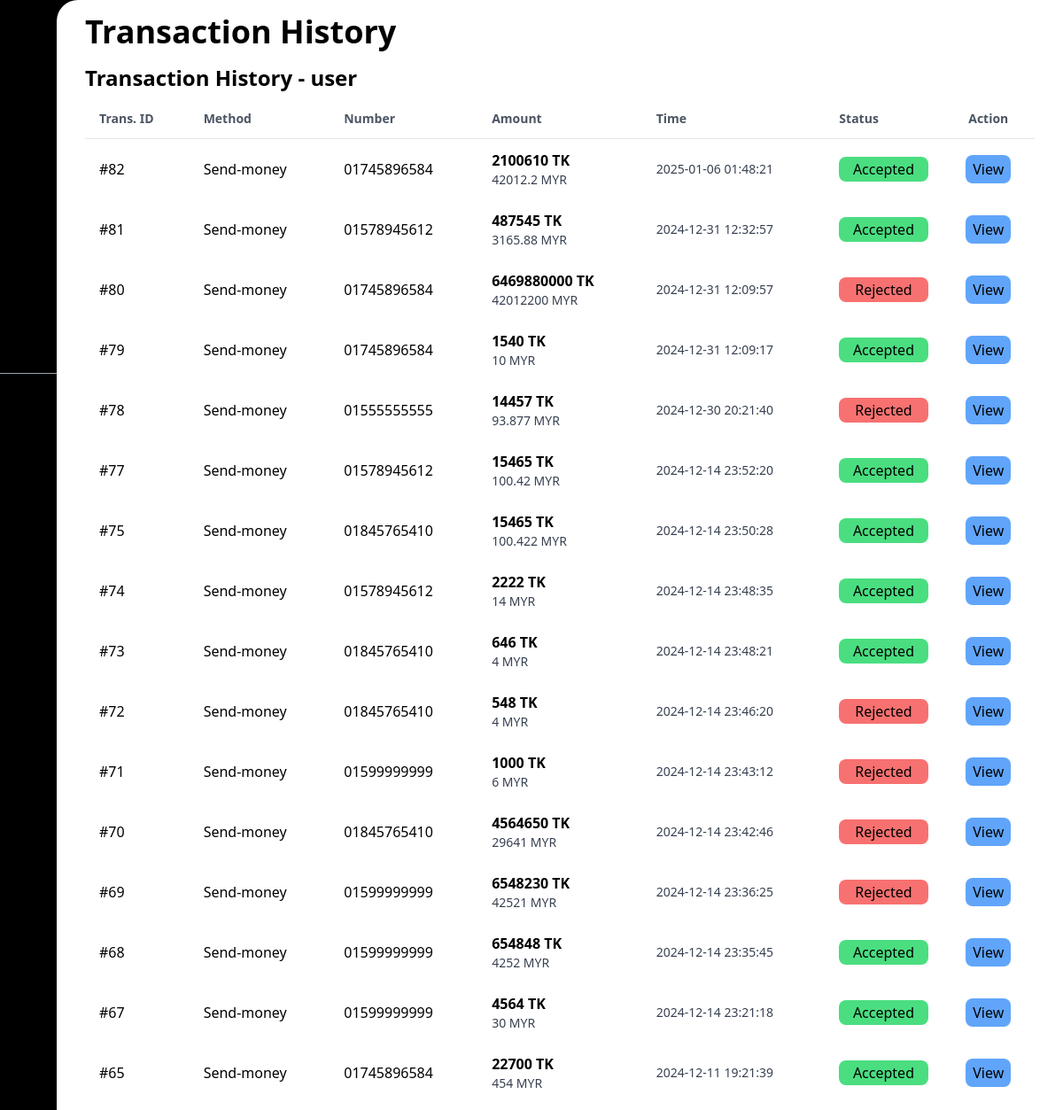
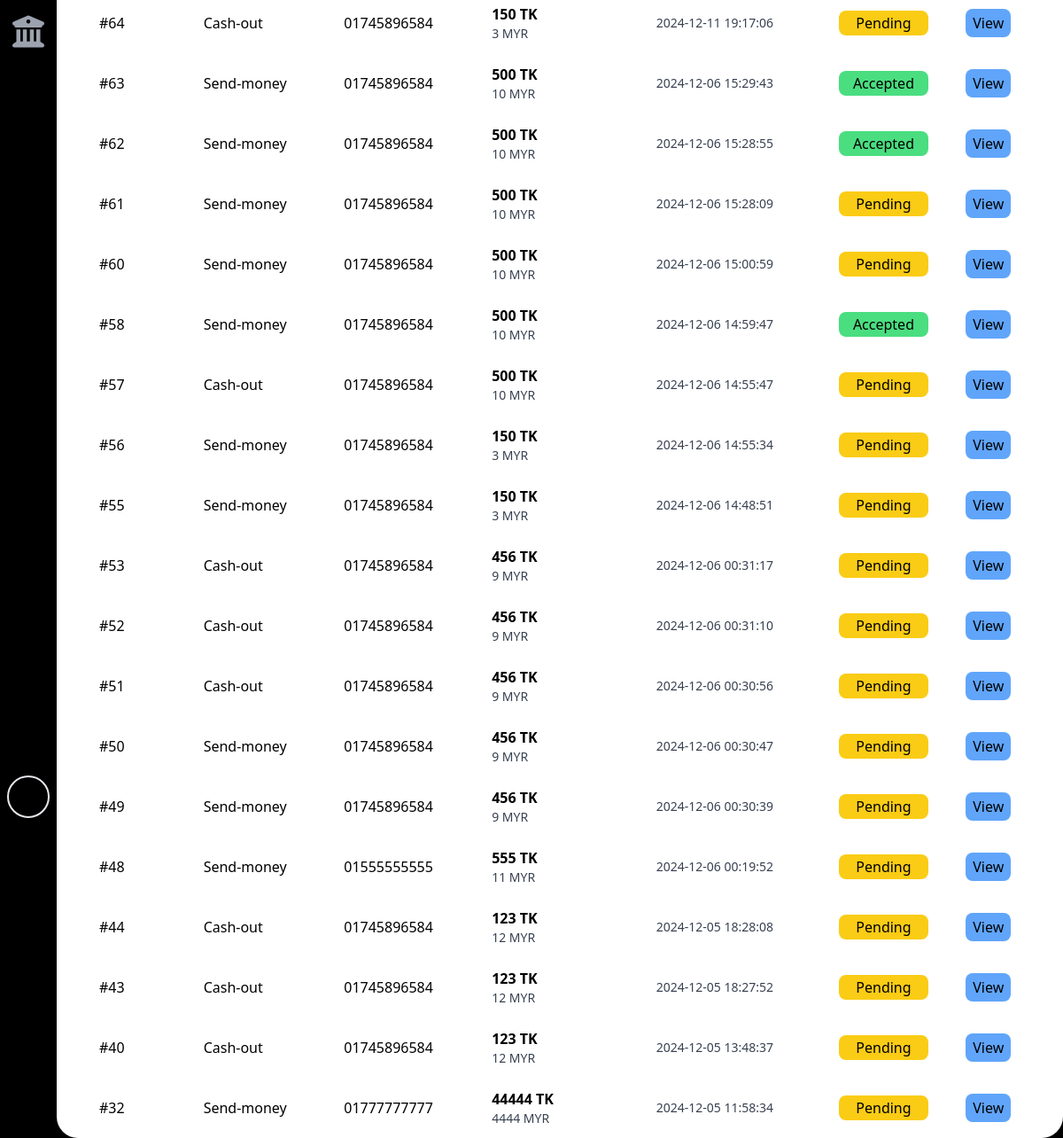
/views/admin/admin-user-transection-history.php?user=user (signed in), run on the app's committed database (2 pictures, top to bottom).
### tables this page shows
CREATE TABLE `transections` (
  `transID` int(255) NOT NULL,
  `username` varchar(30) NOT NULL,
  `number` varchar(11) NOT NULL,
  `banking` varchar(5) NOT NULL,
  `method` varchar(10) NOT NULL,
  `amount` float NOT NULL,
  `amountYMR` float NOT NULL,
  `note` varchar(255) NOT NULL,
  `status` varchar(12) NOT NULL,
  `lastnumber` varchar(50) NOT NULL,
  `rate` float NOT NULL,
  `time` datetime NOT NULL DEFAULT current_timestamp()
);

### views/admin/admin-user-transection-history.php (the view, shortened to what this page needs)
<?php
include("../../config/connection.php");
if (isset($_GET['user'])) {
    $user = $_GET['user'];
    $user = filter_var($user, FILTER_SANITIZE_STRING);
}
?>
<!DOCTYPE html>
<html lang="en">
<head>
    <link rel="stylesheet" href="https://cdnjs.cloudflare.com/ajax/libs/font-awesome/6.7.2/css/all.min.css" />
    <link rel="stylesheet" href="../../assets/css/styles.css">
</head>
<body onload="onload()" class="overflow-hidden">
    <div class="bg-black h-screen dark:text-white w-full flex">
        <?php include("../../includes/sidebars/admin-sidebar.php"); ?>
        <div id="main-container" class="px-8 w-full overflow-y-scroll min-h-full sm:ml-16 sm:w-full bg-white dark:bg-[#232228] rounded-3xl rounded-bl-3xl transition-all duration-200">
            <?php include("../../includes/headers/admin-header.php") ?>
            <section class="flex flex-col sm:flex-row w-full gap-8 pt-16 h-full">
                <div class="w-full bg-white dark:bg-[#232228] rounded-xl">
                    <div class="flex items-center justify-between mb-2 pt-2">
                        <h2 class="text-2xl font-bold">Transaction History - <?php echo $user; ?></h2>
                    </div>
                    <div class="">
                        <table class="w-full text-left">
                            <thead>
                                <tr class="border-b text-sm font-medium text-gray-600 dark:text-gray-400">
                                    <th class="py-3 px-4">Trans. ID</th>
                                    <th class="py-3 px-4">Method</th>
                                    <th class="py-3 px-4">Number</th>
                                    <th class="py-3 px-4">Amount</th>
                                    <th class="py-3 px-4">Time</th>
                                    <th class="py-3 px-4">Status</th>
                                    <th class="py-3 px-4 text-center">Action</th>
                                </tr>
                            </thead>
                            <tbody>
                                <?php
                                $sql = "SELECT * FROM transections
                                        WHERE username = '$user'
                                        AND TIMESTAMPDIFF(SECOND, time, NOW()) > 30
                                        ORDER BY time DESC";
                                $result = mysqli_query($conn, $sql) or die("Query Failed.");
                                if (mysqli_num_rows($result) > 0) {
                                    while ($row = mysqli_fetch_assoc($result)) {
                                        $statusColor = [
                                            "Accepted" => "bg-green-400",
                                            "Pending" => "bg-yellow-400",
                                            "Rejected" => "bg-red-400",
                                            "Canceled" => "bg-gray-400"
                                        ][$row["status"]];
                                        echo "
                                        <tr class='transition duration-500 hover:bg-gray-50 dark:hover:bg-[#1e1d20]'>
                                            <td class='py-3 px-4 font-medium'>#".$row["transID"]."</td>
                                            <td class='py-3 px-4'>".$row["method"]."</td>
                                            <td class='py-3 px-4'>".$row["number"]."</td>
                                            <td class='py-3 px-4'>
                                                <h4 class='text-base font-bold'>".$row["amount"]." TK</h4>
                                                <p class='text-sm text-gray-700 dark:text-gray-400'>".$row["amountYMR"]." MYR</p>
                                            </td>
                                            <td class='py-3 px-4'>
                                                <p class='text-sm text-gray-700 dark:text-gray-400'>".$row["time"]."</p>
                                            </td>
                                            <td class='py-3 px-4'>
                                                <p class='".$statusColor." p-0.5 rounded-lg text-center dark:text-gray-950'>".$row["status"]."</p>
                                            </td>
                                            <td class='py-3 px-4 text-center'>
                                                <a href='admin-transection-details.php?transID=".$row["transID"]."'>
                                                    <button class='bg-blue-400 py-1 px-2 rounded-lg transition duration-500 dark:text-gray-950 hover:bg-blue-500'>View</button>
                                                </a>
                                            </td>
                                        </tr>";
                                    }
                                } else {
                                    echo "<tr><td colspan='7' class='text-center py-4'>No transactions found.</td></tr>";
                                }
                                ?>
                            </tbody>
                        </table>
                    </div>
                </div>
            </section>
        </div>
    </div>
</body>
</html>

### assets/css/styles.css (style rules this page uses)
html, :host { line-height: 1.5; -webkit-text-size-adjust: 100%; -moz-tab-size: 4; -o-tab-size: 4; tab-size: 4; font-family: ui-sans-serif, system-ui, sans-serif, "Apple Color Emoji", "Segoe UI Emoji", "Segoe UI Symbol", "Noto Color Emoji"; font-feature-settings: normal; font-variation-settings: normal; -webkit-tap-highlight-color: transparent; }
body { margin: 0; line-height: inherit; }
h1, h2, h3, h4, h5, h6 { font-size: inherit; font-weight: inherit; }
a { color: inherit; text-decoration: inherit; }
table { text-indent: 0; border-color: inherit; border-collapse: collapse; }
button, input, optgroup, select, textarea { font-family: inherit; font-feature-settings: inherit; font-variation-settings: inherit; font-size: 100%; font-weight: inherit; line-height: inherit; letter-spacing: inherit; color: inherit; margin: 0; padding: 0; }
button, select { text-transform: none; }
button, input:where([type='button']), input:where([type='reset']), input:where([type='submit']) { -webkit-appearance: button; background-color: transparent; background-image: none; }
blockquote, dl, dd, h1, h2, h3, h4, h5, h6, hr, figure, p, pre { margin: 0; }
button, [role="button"] { cursor: pointer; }
.mb-2 { margin-bottom: 0.5rem; }
.flex { display: flex; }
.h-full { height: 100%; }
.h-screen { height: 100vh; }
.min-h-full { min-height: 100%; }
.w-full { width: 100%; }
.flex-col { flex-direction: column; }
.items-center { align-items: center; }
.justify-between { justify-content: space-between; }
.gap-8 { gap: 2rem; }
.overflow-hidden { overflow: hidden; }
.overflow-y-scroll { overflow-y: scroll; }
.rounded-3xl { border-radius: 1.5rem; }
.rounded-lg { border-radius: 0.5rem; }
.rounded-xl { border-radius: 0.75rem; }
.rounded-bl-3xl { border-bottom-left-radius: 1.5rem; }
.border-b { border-bottom-width: 1px; }
.bg-black { --tw-bg-opacity: 1; background-color: rgb(0 0 0 / var(--tw-bg-opacity, 1)); }
.bg-blue-400 { --tw-bg-opacity: 1; background-color: rgb(96 165 250 / var(--tw-bg-opacity, 1)); }
.bg-green-400 { --tw-bg-opacity: 1; background-color: rgb(74 222 128 / var(--tw-bg-opacity, 1)); }
.bg-red-400 { --tw-bg-opacity: 1; background-color: rgb(248 113 113 / var(--tw-bg-opacity, 1)); }
.bg-white { --tw-bg-opacity: 1; background-color: rgb(255 255 255 / var(--tw-bg-opacity, 1)); }
.bg-yellow-400 { --tw-bg-opacity: 1; background-color: rgb(250 204 21 / var(--tw-bg-opacity, 1)); }
.p-0\.5 { padding: 0.125rem; }
.px-2 { padding-left: 0.5rem; padding-right: 0.5rem; }
.px-4 { padding-left: 1rem; padding-right: 1rem; }
.px-8 { padding-left: 2rem; padding-right: 2rem; }
.py-1 { padding-top: 0.25rem; padding-bottom: 0.25rem; }
.py-3 { padding-top: 0.75rem; padding-bottom: 0.75rem; }
.pt-16 { padding-top: 4rem; }
.pt-2 { padding-top: 0.5rem; }
.text-left { text-align: left; }
.text-center { text-align: center; }
.text-2xl { font-size: 1.5rem; line-height: 2rem; }
.text-base { font-size: 1rem; line-height: 1.5rem; }
.text-sm { font-size: 0.875rem; line-height: 1.25rem; }
.font-bold { font-weight: 700; }
.font-medium { font-weight: 500; }
.text-gray-600 { --tw-text-opacity: 1; color: rgb(75 85 99 / var(--tw-text-opacity, 1)); }
.text-gray-700 { --tw-text-opacity: 1; color: rgb(55 65 81 / var(--tw-text-opacity, 1)); }
.transition { transition-property: color, background-color, border-color, text-decoration-color, fill, stroke, opacity, box-shadow, transform, filter, -webkit-backdrop-filter; transition-property: color, background-color, border-color, text-decoration-color, fill, stroke, opacity, box-shadow, transform, filter, backdrop-filter; transition-property: color, background-color, border-color, text-decoration-color, fill, stroke, opacity, box-shadow, transform, filter, backdrop-filter, -webkit-backdrop-filter; transition-timing-function: cubic-bezier(0.4, 0, 0.2, 1); transition-duration: 150ms; }
.transition-all { transition-property: all; transition-timing-function: cubic-bezier(0.4, 0, 0.2, 1); transition-duration: 150ms; }
.duration-200 { transition-duration: 200ms; }
.duration-500 { transition-duration: 500ms; }
@media (min-width: 640px) { .sm\:ml-16 { margin-left: 4rem; } }
@media (min-width: 640px) { .sm\:w-full { width: 100%; } }
@media (min-width: 640px) { .sm\:flex-row { flex-direction: row; } }

### data on the page
transections: transID "82", method "Send-money", number "01745896584", amount "2100610", amountYMR "42012.2", time "2025-01-06 01:48:21", status "Accepted"
transections: transID "81", method "Send-money", number "01578945612", amount "487545", amountYMR "3165.88", time "2024-12-31 12:32:57", status "Accepted"
transections: transID "80", method "Send-money", number "01745896584", amount "6469880000", amountYMR "42012200", time "2024-12-31 12:09:57", status "Rejected"
transections: transID "79", method "Send-money", number "01745896584", amount "1540", amountYMR "10", time "2024-12-31 12:09:17", status "Accepted"
transections: transID "78", method "Send-money", number "01555555555", amount "14457", amountYMR "93.877", time "2024-12-30 20:21:40", status "Rejected"
transections: transID "77", method "Send-money", number "01578945612", amount "15465", amountYMR "100.42", time "2024-12-14 23:52:20", status "Accepted"
transections: transID "75", method "Send-money", number "01845765410", amount "15465", amountYMR "100.422", time "2024-12-14 23:50:28", status "Accepted"
transections: transID "74", method "Send-money", number "01578945612", amount "2222", amountYMR "14", time "2024-12-14 23:48:35", status "Accepted"
transections: transID "73", method "Send-money", number "01845765410", amount "646", amountYMR "4", time "2024-12-14 23:48:21", status "Accepted"
transections: transID "72", method "Send-money", number "01845765410", amount "548", amountYMR "4", time "2024-12-14 23:46:20", status "Rejected"
transections: transID "71", method "Send-money", number "01599999999", amount "1000", amountYMR "6", time "2024-12-14 23:43:12", status "Rejected"
transections: transID "70", method "Send-money", number "01845765410", amount "4564650", amountYMR "29641", time "2024-12-14 23:42:46", status "Rejected"
transections: transID "69", method "Send-money", number "01599999999", amount "6548230", amountYMR "42521", time "2024-12-14 23:36:25", status "Rejected"
transections: transID "68", method "Send-money", number "01599999999", amount "654848", amountYMR "4252", time "2024-12-14 23:35:45", status "Accepted"
transections: transID "67", method "Send-money", number "01599999999", amount "4564", amountYMR "30", time "2024-12-14 23:21:18", status "Accepted"
transections: transID "65", method "Send-money", number "01745896584", amount "22700", amountYMR "454", time "2024-12-11 19:21:39", status "Accepted"
transections: transID "64", method "Cash-out", number "01745896584", amount "150", amountYMR "3", time "2024-12-11 19:17:06", status "Pending"
transections: transID "63", method "Send-money", number "01745896584", amount "500", amountYMR "10", time "2024-12-06 15:29:43", status "Accepted"
transections: transID "62", method "Send-money", number "01745896584", amount "500", amountYMR "10", time "2024-12-06 15:28:55", status "Accepted"
transections: transID "61", method "Send-money", number "01745896584", amount "500", amountYMR "10", time "2024-12-06 15:28:09", status "Pending"
transections: transID "60", method "Send-money", number "01745896584", amount "500", amountYMR "10", time "2024-12-06 15:00:59", status "Pending"
transections: transID "58", method "Send-money", number "01745896584", amount "500", amountYMR "10", time "2024-12-06 14:59:47", status "Accepted"
transections: transID "57", method "Cash-out", number "01745896584", amount "500", amountYMR "10", time "2024-12-06 14:55:47", status "Pending"
transections: transID "56", method "Send-money", number "01745896584", amount "150", amountYMR "3", time "2024-12-06 14:55:34", status "Pending"
transections: transID "55", method "Send-money", number "01745896584", amount "150", amountYMR "3", time "2024-12-06 14:48:51", status "Pending"
transections: transID "53", method "Cash-out", number "01745896584", amount "456", amountYMR "9", time "2024-12-06 00:31:17", status "Pending"
transections: transID "52", method "Cash-out", number "01745896584", amount "456", amountYMR "9", time "2024-12-06 00:31:10", status "Pending"
transections: transID "51", method "Cash-out", number "01745896584", amount "456", amountYMR "9", time "2024-12-06 00:30:56", status "Pending"
transections: transID "50", method "Send-money", number "01745896584", amount "456", amountYMR "9", time "2024-12-06 00:30:47", status "Pending"
transections: transID "49", method "Send-money", number "01745896584", amount "456", amountYMR "9", time "2024-12-06 00:30:39", status "Pending"
transections: transID "48", method "Send-money", number "01555555555", amount "555", amountYMR "11", time "2024-12-06 00:19:52", status "Pending"
transections: transID "44", method "Cash-out", number "01745896584", amount "123", amountYMR "12", time "2024-12-05 18:28:08", status "Pending"
transections: transID "43", method "Cash-out", number "01745896584", amount "123", amountYMR "12", time "2024-12-05 18:27:52", status "Pending"
transections: transID "40", method "Cash-out", number "01745896584", amount "123", amountYMR "12", time "2024-12-05 13:48:37", status "Pending"
transections: transID "32", method "Send-money", number "01777777777", amount "44444", amountYMR "4444", time "2024-12-05 11:58:34", status "Pending"

### other printed values
$user "user"
